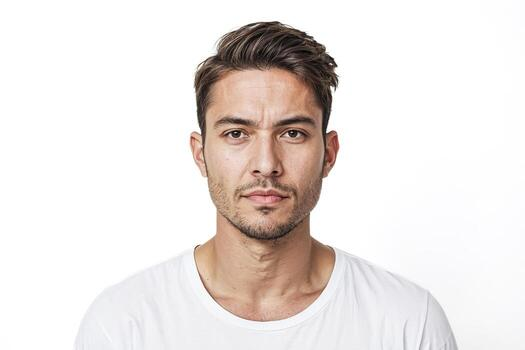
#> input picture Bhavish/matplotlib_project/man_face.jpg, 525 x 350 px
$ jupyter execute matplotlib_project.ipynb
#> lines starting #> are read from the running program, lines starting #| are printed output that depends on the picture
[cell 1]
import numpy as np
from PIL import Image #pil=python img library
import matplotlib.pyplot as plt #use for plotting things matplotlib.pyplot as plt
img = Image.open('man_face.jpg').resize((800, 800)) #img=variable img open nd asign in img, resized to match the quadrant coordinates below
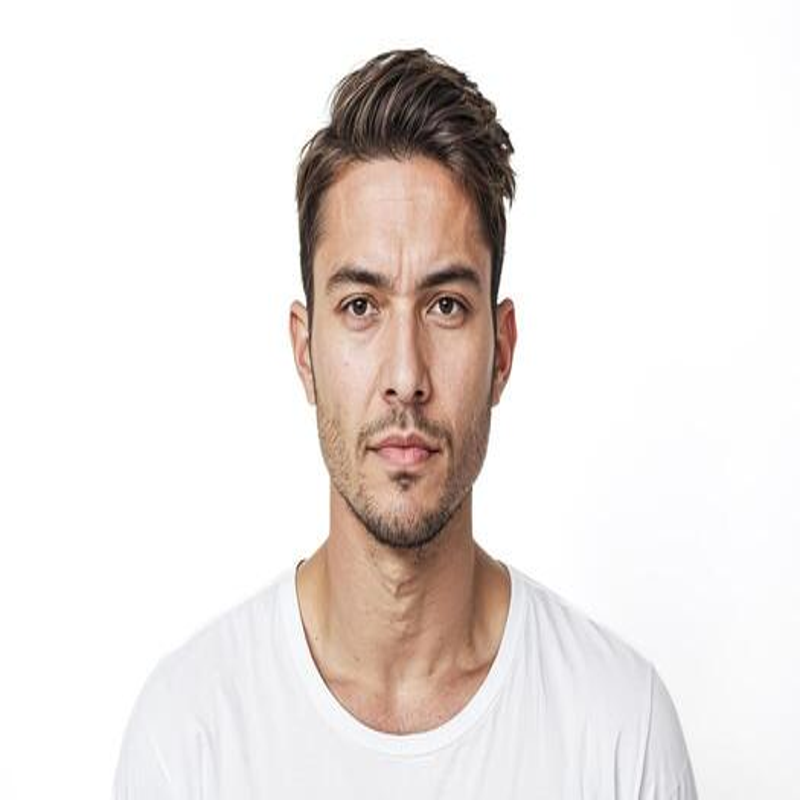
#> img: PIL image 800x800 RGB; mean R, G, B 234.5, 228, 225.1
img_arr = np.array(img) #img converted into array

plt.imshow(img_arr)  # show the img

[cell 2]
img_arr[200:310,245:400,0]=0
plt.imshow(img_arr)

[cell 3]
img_arr[200:310,400:555,1]=0
plt.imshow(img_arr)

[cell 4]
img_arr[310:420,245:400,2]=0
plt.imshow(img_arr)

[cell 5]
img_arr[310:420,400:555,(0,1)]=0
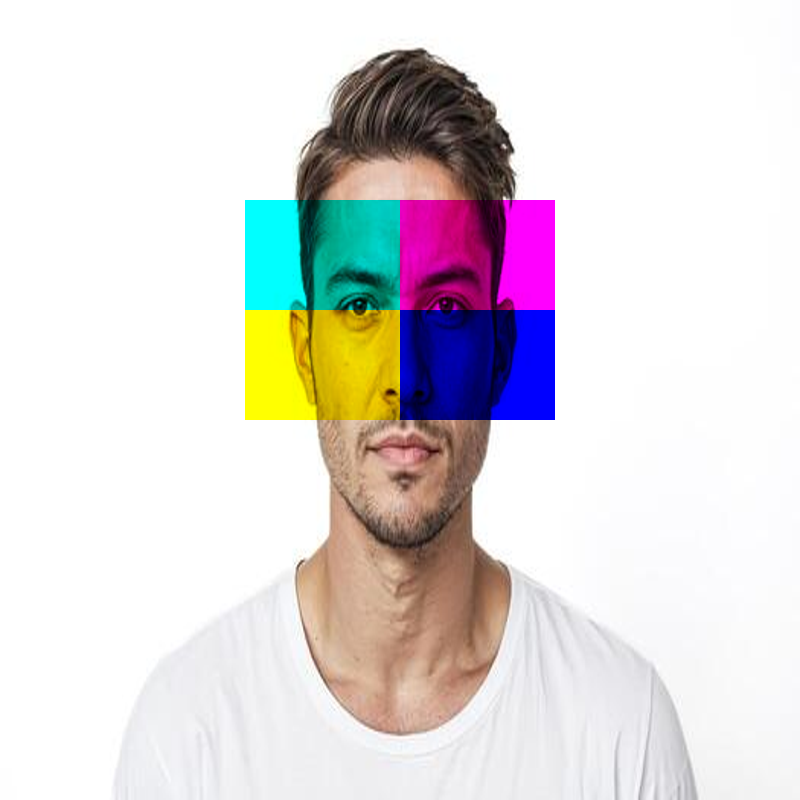
#> img_arr: shape (800, 800, 3); mean R, G, B 223.6, 219, 219.9
plt.imshow(img_arr)
